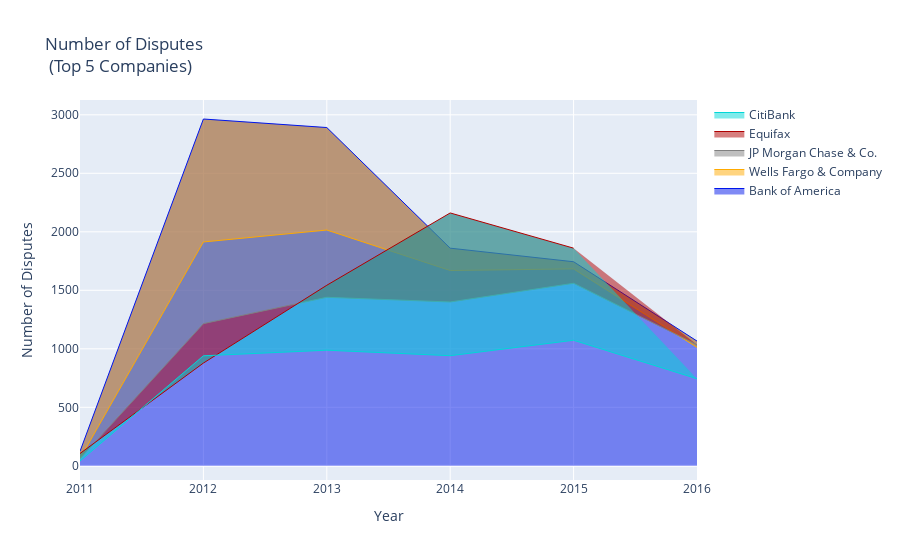

Notebook code cell kept with this figure:
### Code cell
# Implementing line chart (top 5 companies with complaints)
boa_disputes_amount = boa_disputes['CRM'].values.tolist()
wfc_disputes_amount = wfc_disputes['CRM'].values.tolist()
jp_disputes_amount = jp_disputes['CRM'].values.tolist()
equi_disputes_amount = equi_disputes['CRM'].values.tolist()
citi_disputes_amount = citi_disputes['CRM'].values.tolist()

# Text to add
boa_text = [str(dis) + '\n Disputes'  for dis in boa_disputes_amount]
wfc_text = [str(wfc) + '\n Disputes'  for wfc in wfc_disputes_amount]
jp_text = [str(jp) + '\n Disputes' for jp in jp_disputes_amount]
equi_text = [str(equi) + '\n Disputes' for equi in equi_disputes_amount]
citi_text = [str(citi) + '\n Disputes' for citi in citi_disputes_amount]

boa_disputes_chart = go.Scatter(
    x=years,
    y=boa_disputes_amount,
    text=boa_text,
    name='Bank of America', 
    hoverinfo='x+text',
    mode='lines',
    line=dict(width=1,
             color='rgb(0, 22, 235)',
             ),
    fill='tonexty'
)

wfc_disputes_chart = go.Scatter(
    x=years,
    y=wfc_disputes_amount,
    text=wfc_text,
    name="Wells Fargo & Company", 
    hoverinfo='x+text',
    mode='lines',
    line=dict(width=1,
             color='rgb(275, 170, 0)',
             ),
    fill='tonexty'
)


jp_disputes_chart = go.Scatter(
    x=years,
    y=jp_disputes_amount,
    text=jp_text,
    name='JP Morgan Chase & Co.',
    hoverinfo='x+text',
    mode='lines',
    line=dict(width=1,
             color='rgb(128, 128, 128)',
             ),
    fill='tonexty'
)

equi_disputes_chart = go.Scatter(
    x=years,
    y=equi_disputes_amount,
    text=equi_text,
    name='Equifax',
    hoverinfo='x+text',
    mode='lines',
    line=dict(width=1,
             color='rgb(175, 0, 0)',
             ),
    fill='tonexty'
)

citi_disputes_chart = go.Scatter(
    x=years,
    y=citi_disputes_amount,
    text=citi_text,
    name='CitiBank',
    hoverinfo='x+text',
    mode='lines',
    line=dict(width=1,
             color='rgb(0, 215, 215)',
             ),
    fill='tonexty'
)

data = [boa_disputes_chart, wfc_disputes_chart, jp_disputes_chart, equi_disputes_chart, citi_disputes_chart]

layout = dict(title = 'Number of Disputes <br> (Top 5 Companies)',
              xaxis = dict(title = 'Year'),
              yaxis = dict(title = 'Number of Disputes')
             )


fig = dict(data=data, layout=layout)


iplot(fig, filename='basic-area-no-bound')

### Figure 1 — Plotly figure (JSON) as saved in the notebook; plotly's stock layout.template omitted (floating-point values rounded to 4 significant figures)
{"data": [{"fill": "tonexty", "hoverinfo": "x+text", "line": {"color": "rgb(0, 22, 235)", "width": 1}, "mode": "lines", "name": "Bank of America", "text": ["124\n Disputes", "2964\n Disputes", "2891\n Disputes", "1860\n Disputes", "1744\n Disputes", "1066\n Disputes"], "type": "scatter", "x": [2011, 2012, 2013, 2014, 2015, 2016], "y": [124, 2964, 2891, 1860, 1744, 1066]}, {"fill": "tonexty", "hoverinfo": "x+text", "line": {"color": "rgb(275, 170, 0)", "width": 1}, "mode": "lines", "name": "Wells Fargo & Company", "text": ["61\n Disputes", "1913\n Disputes", "2015\n Disputes", "1669\n Disputes", "1683\n Disputes", "1012\n Disputes"], "type": "scatter", "x": [2011, 2012, 2013, 2014, 2015, 2016], "y": [61, 1913, 2015, 1669, 1683, 1012]}, {"fill": "tonexty", "hoverinfo": "x+text", "line": {"color": "rgb(128, 128, 128)", "width": 1}, "mode": "lines", "name": "JP Morgan Chase & Co.", "text": ["60\n Disputes", "1215\n Disputes", "1440\n Disputes", "1400\n Disputes", "1560\n Disputes", "1034\n Disputes"], "type": "scatter", "x": [2011, 2012, 2013, 2014, 2015, 2016], "y": [60, 1215, 1440, 1400, 1560, 1034]}, {"fill": "tonexty", "hoverinfo": "x+text", "line": {"color": "rgb(175, 0, 0)", "width": 1}, "mode": "lines", "name": "Equifax", "text": ["105\n Disputes", "878\n Disputes", "1543\n Disputes", "2161\n Disputes", "1860\n Disputes"], "type": "scatter", "x": [2011, 2012, 2013, 2014, 2015, 2016], "y": [105, 878, 1543, 2161, 1860]}, {"fill": "tonexty", "hoverinfo": "x+text", "line": {"color": "rgb(0, 215, 215)", "width": 1}, "mode": "lines", "name": "CitiBank", "text": ["41\n Disputes", "940\n Disputes", "988\n Disputes", "941\n Disputes", "1073\n Disputes", "744\n Disputes"], "type": "scatter", "x": [2011, 2012, 2013, 2014, 2015, 2016], "y": [41, 940, 988, 941, 1073, 744]}], "layout": {"autosize": true, "title": {"text": "Number of Disputes <br> (Top 5 Companies)"}, "xaxis": {"autorange": true, "range": [2011, 2016], "title": {"text": "Year"}, "type": "linear"}, "yaxis": {"autorange": true, "range": [-121.4, 3126.0], "title": {"text": "Number of Disputes"}, "type": "linear"}}}
